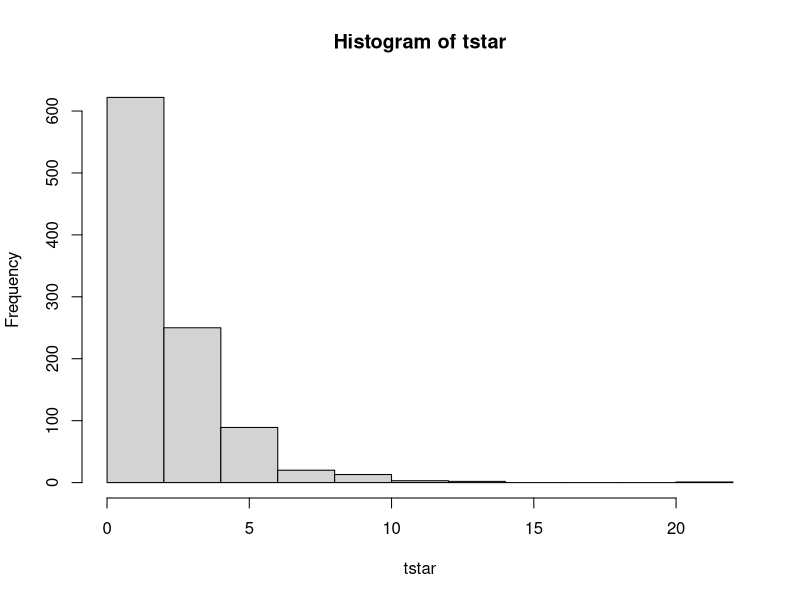

The R source for this figure:
data = read.table("nauseatable.txt")

#1.1
rnames = rownames(data)
nausea = c()
medicin = c()
for (j in 1:length(data[,1])){
  for (i in 1:length(data[1,])){
    nausea = c(nausea, rep(i-1, data[j,i]))
    medicin = c(medicin, rep(rnames[j], data[j,i]))
  }
}
medicin <- factor(medicin)
nausea.frame=data.frame(nausea,medicin)

#1.2
xtabs(~medicin+nausea)

#1.3

teststat.obs = chisq.test(xtabs(~medicin+nausea))[[1]]

B = 1000
tstar=numeric(B)
for (i in 1:B)
{
  medstar = sample(medicin) ## permuting labels
  tstar[i] = chisq.test(xtabs(~nausea+medstar))[[1]]
}

hist(tstar)

pl = sum(tstar<teststat.obs)/B
pr = sum(tstar>teststat.obs)/B
